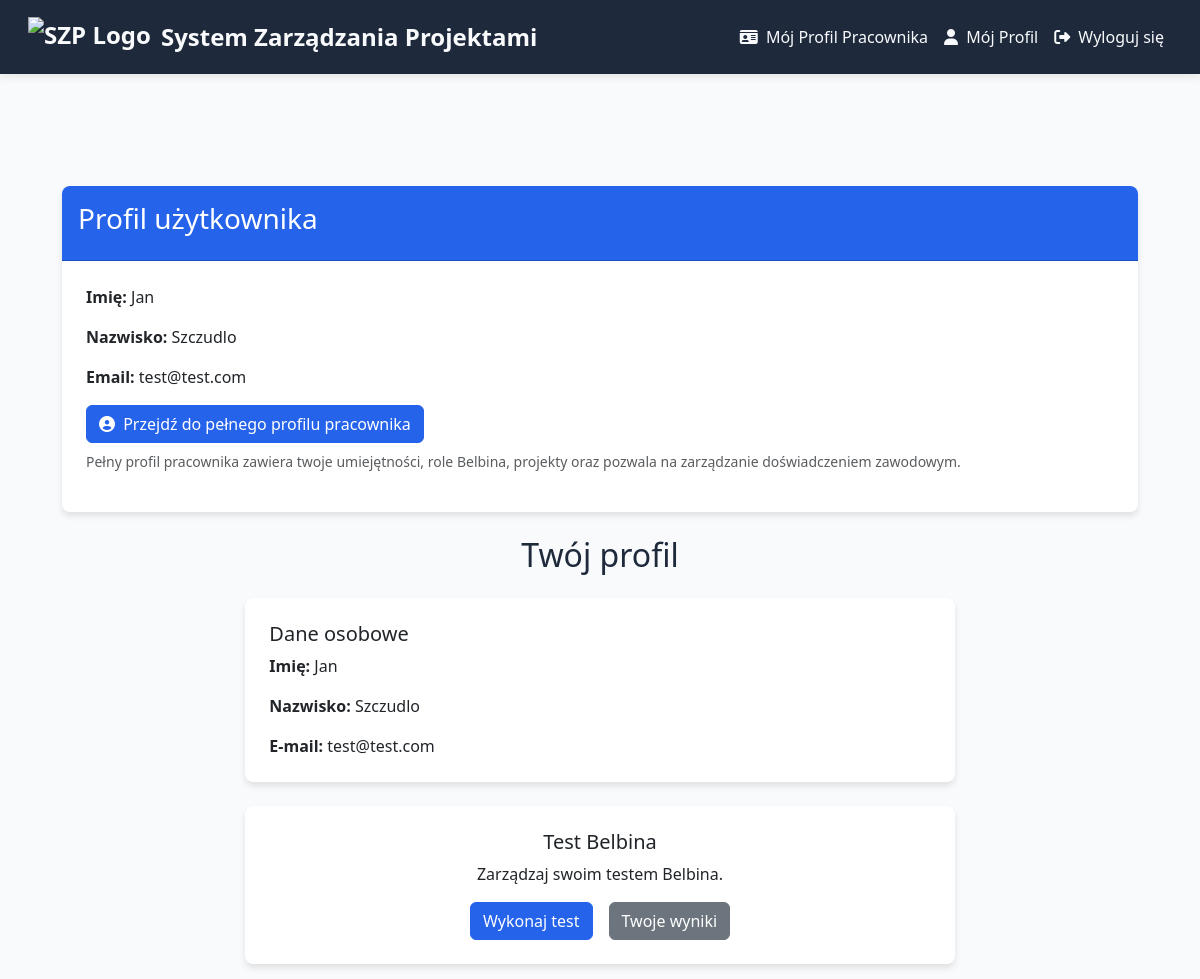
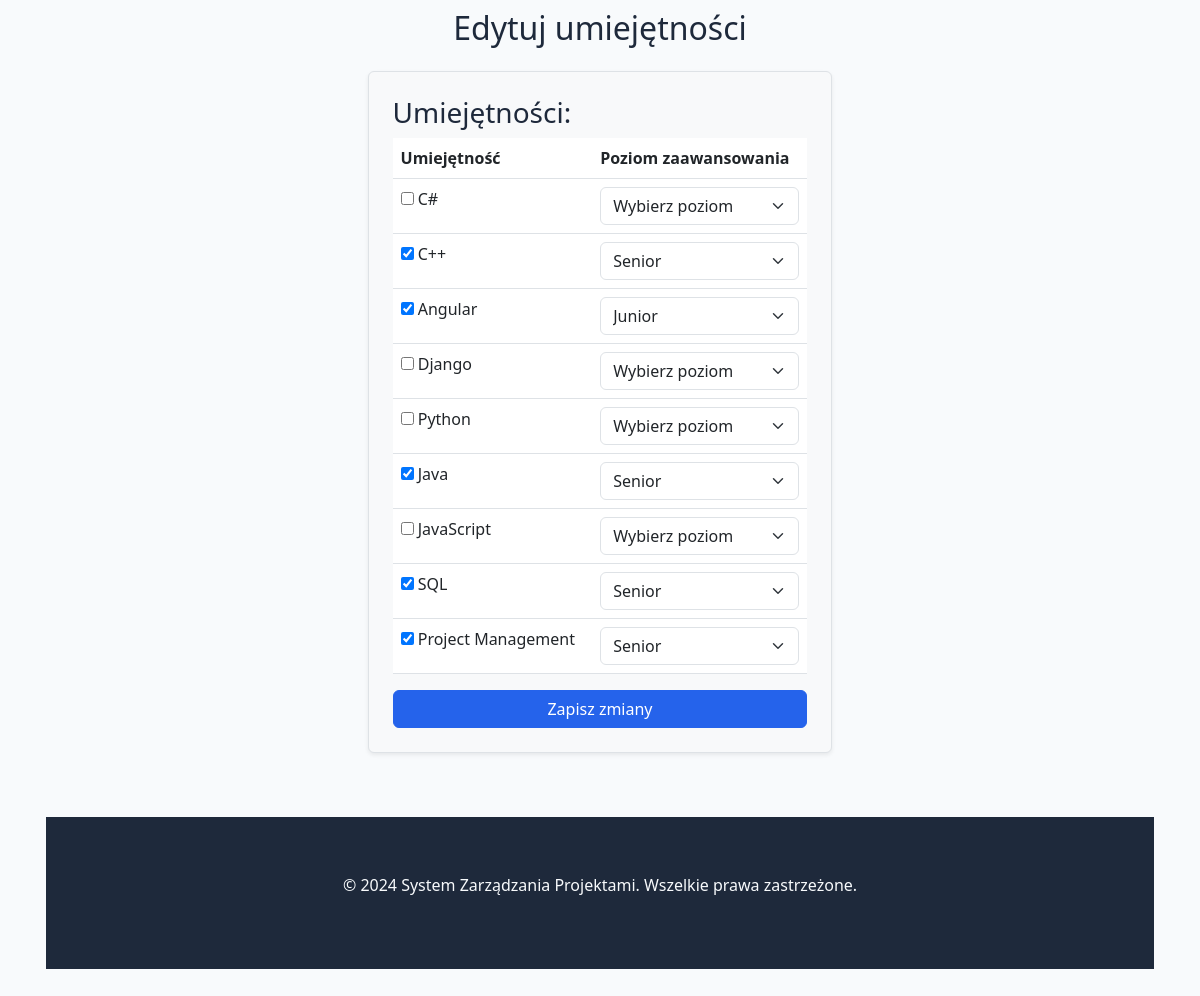
/profile/ (signed in), run on the app's committed database (2 pictures, top to bottom).
### account/models.py (models this page shows, shortened)
class CustomUser(AbstractUser):
    is_employee = models.BooleanField(default=True)
    is_employer = models.BooleanField(default=False)

### employees/models.py (models this page shows)
class Skill(models.Model):
    name = models.CharField(max_length=100)
    logo = models.ImageField(upload_to='skills/logos/', blank=True, null=True)
    def __str__(self):
        return self.name

### account/views.py (the view, shortened to what this page needs)
# urls.py: path('profile/', views.profile_view, name='profile'),
@login_required
def profile_view(request):
    if request.user.is_employee:
        try:
            employee = Employee.objects.get(user=request.user)
            request.user.employee = employee  # Dodajemy atrybut employee do obiektu użytkownika
            skill_levels = {}
            for employee_skill in EmployeeSkill.objects.filter(employee=employee):
                skill_levels[str(employee_skill.skill.id)] = employee_skill.proficiency_level
            form = EditSkillsForm(instance=employee)
            return render(request, 'account/profile.html', {
                'first_name': request.user.first_name,
                'last_name': request.user.last_name,
                'email': request.user.email,
                'form': form,
                'skill_levels': skill_levels,
                'employee': employee  # Dodajemy obiekt pracownika do kontekstu
            })
        except Employee.DoesNotExist:
            return redirect('employer_profile')
    elif request.user.is_employer:
        return render(request, 'account/employer_profile.html')
    else:
        return render(request, 'account/profile.html', {
            'error': 'Nie masz przypisanego profilu.'
        })

### employees/context_processors.py (called while the page is built)
def global_context_processor(request):
    role_names = {
        'PO': 'Praktyczny Organizator',
        'NL': 'Naturalny Lider',
        'CZA': 'Człowiek Akcji',
        'SIE': 'Siewca (Człowiek Idei)',
        'CZK': 'Człowiek Kontaktów',
        'SE': 'Sędzia',
        'CZG': 'Człowiek Grupy',
        'PER': 'Perfekcjonista'
    }
    return {'role_names': role_names}

### employees/models.py (called while the page is built)
    def __str__(self):
        return f"{self.user.first_name} {self.user.last_name}" if self.user.first_name and self.user.last_name else self.user.username

### employees/templatetags/employee_tags.py (called while the page is built, shortened)
@register.filter
def get_employee_id(user):
    if hasattr(user, 'employee') and user.employee:
        return user.employee.id

### account/templates/account/profile.html (shortened to what this page needs)
{% extends "base.html" %}
{% load static %}
{% load employee_tags %}
{% block content %}
    <div class="container mt-5">
        <div class="row">
            <div class="col-md-12">
                <div class="card">
                    <div class="card-header">
                        <h3>Profil użytkownika</h3>
                    </div>
                    <div class="card-body">
                        <p><strong>Imię:</strong> {{ first_name }}</p>
                        <p><strong>Nazwisko:</strong> {{ last_name }}</p>
                        <p><strong>Email:</strong> {{ email }}</p>
                        <div class="mt-3">
                            {% if employee and employee.id %}
                                <a href="{% url 'my_profile' %}" class="btn btn-primary">
                                    <i class="fas fa-user-circle me-1"></i> Przejdź do pełnego profilu pracownika
                                </a>
                                <p class="mt-2 text-muted small">
                                    Pełny profil pracownika zawiera twoje umiejętności, role Belbina, projekty oraz pozwala na zarządzanie doświadczeniem zawodowym.
                                </p>
                            {% endif %}
                        </div>
                    </div>
                </div>
            </div>
        </div>
    <div class="row justify-content-center">
        <div class="col-md-8">
            <h2 class="text-center">Twój profil</h2>
            {% if error %}
                <div class="alert alert-danger">{{ error }}</div>
            {% else %}
                <div class="card mt-4">
                    <div class="card-body">
                        <h5 class="card-title">Dane osobowe</h5>
                        <p class="card-text"><strong>Imię:</strong> {{ first_name }}</p>
                        <p class="card-text"><strong>Nazwisko:</strong> {{ last_name }}</p>
                        <p class="card-text"><strong>E-mail:</strong> {{ email }}</p>
                    </div>
                </div>
                <div class="card mt-4">
                    <div class="card-body text-center">
                        <h5 class="card-title">Test Belbina</h5>
                        <p class="card-text">Zarządzaj swoim testem Belbina.</p>
                        <div class="d-flex justify-content-center gap-3">
                            <a href="{% url 'belbin_test' %}" class="btn btn-primary">Wykonaj test</a>
                            <a href="{% url 'belbin_results' %}" class="btn btn-secondary">Twoje wyniki</a>
                        </div>
                    </div>
                </div>
                <div class="row justify-content-center mt-4">
                    <div class="col-md-8">
                        <h2 class="text-center">Edytuj umiejętności</h2>
                        <form method="post" class="mt-4 border p-4 shadow-sm rounded bg-light">
                            <h3>Umiejętności:</h3>
                            <table class="table">
                                <thead>
                                    <tr>
                                        <th>Umiejętność</th>
                                        <th>Poziom zaawansowania</th>
                                    </tr>
                                </thead>
                                <tbody>
                                    {% for skill in form.skills %}
                                        <tr>
                                            <td>
                                                {{ skill.tag }} {{ skill.choice_label }}
                                            </td>
                                            <td>
                                                <select name="proficiency_level_{{ skill.data.value }}" class="form-select">
                                                    <option value="">Wybierz poziom</option>
                                                    <option value="1" {% if skill_levels|get_item:skill.data.value == "1" %}selected{% endif %}>Junior</option>
                                                    <option value="3" {% if skill_levels|get_item:skill.data.value == "3" %}selected{% endif %}>Senior</option>
                                                </select>
                                            </td>
                                        </tr>
                                    {% endfor %}
                                </tbody>
                            </table>
                            <div class="d-grid">
                                <button type="submit" class="btn btn-primary">Zapisz zmiany</button>
                            </div>
                        </form>
                    </div>
                </div>
            {% endif %}
        </div>
    </div>
{% endblock %}

### templates/base.html (style rules this page uses)
:root { --primary-color: #2563eb; --secondary-color: #1e40af; --accent-color: #3b82f6; --light-bg: #f8fafc; --dark-bg: #1e293b; --text-light: #f8fafc; --text-dark: #1e293b; }
body { font-family: 'Segoe UI', Tahoma, Geneva, Verdana, sans-serif; background-color: var(--light-bg); color: var(--text-dark); }
.container { padding: 2rem 1rem; }
.card { border-radius: 8px; box-shadow: 0 4px 6px rgba(0, 0, 0, 0.1); margin-bottom: 1.5rem; border: none; overflow: hidden; }
.card-header { background-color: var(--primary-color); color: white; font-weight: 600; padding: 1rem; }
.card-body { padding: 1.5rem; }
.btn-primary { background-color: var(--primary-color); border-color: var(--primary-color); }

### data on the page
CustomUser: first_name "Jan", last_name "Szczudlo", email "test@test.com"
Skill: choice_label "C#"
Skill: choice_label "C++"
Skill: choice_label "Angular"
Skill: choice_label "Django"
Skill: choice_label "Python"
Skill: choice_label "Java"
Skill: choice_label "JavaScript"
Skill: choice_label "SQL"
Skill: choice_label "Project Management"
